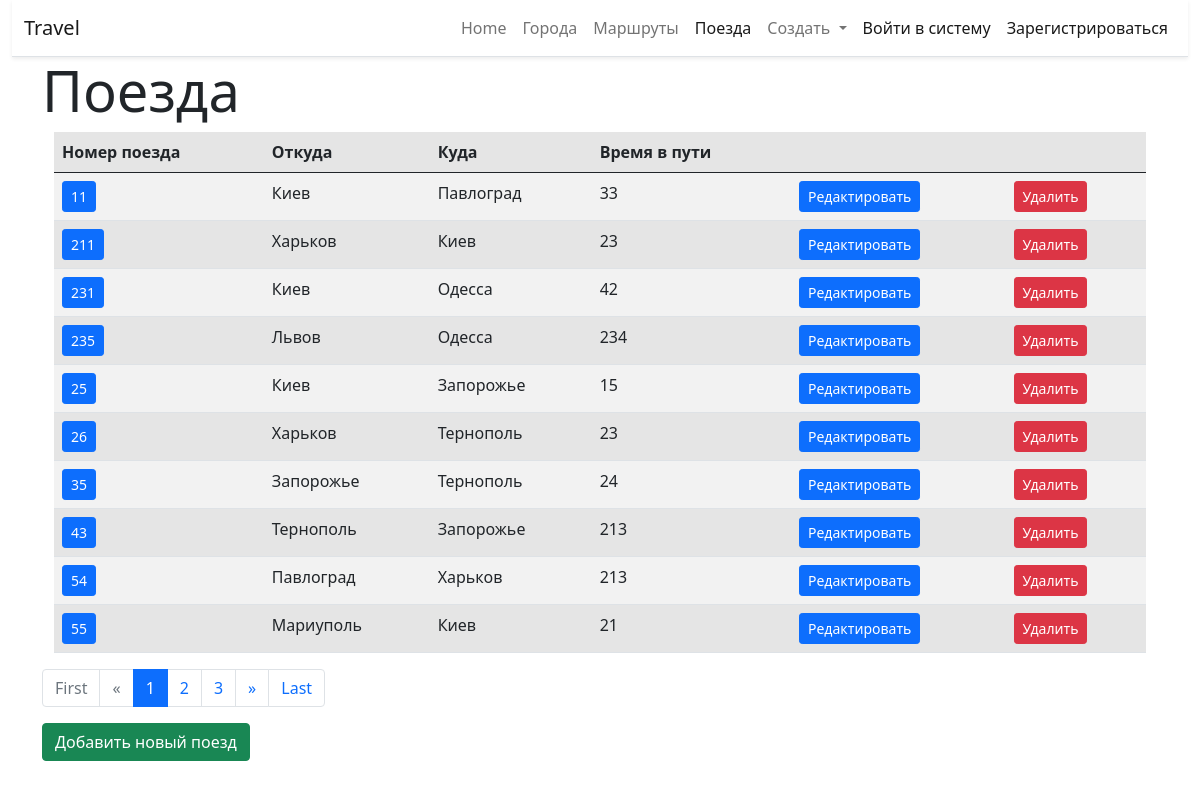
The app's page /trains/, older data.
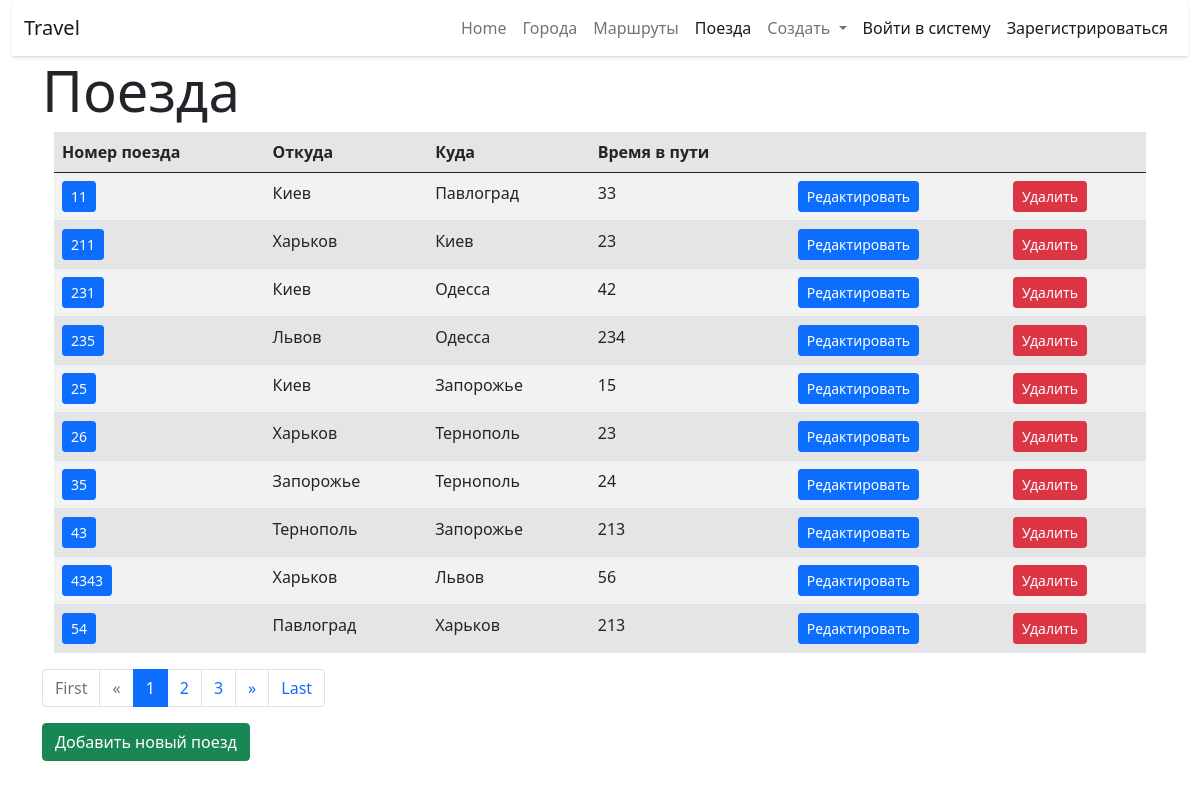
The same page, newer data.
### trains/models.py (models this page shows, shortened)
class Train(models.Model):
    name = models.CharField(max_length=100, unique=True, verbose_name='Номер поезда')
    from_city = models.ForeignKey(City, on_delete=models.CASCADE, verbose_name='Откуда', related_name='from_city')
    to_city = models.ForeignKey(City, on_delete=models.CASCADE, verbose_name='Куда', related_name='to_city')
    travel_time = models.IntegerField(verbose_name='Время в пути')
    class Meta:
        verbose_name = 'Поезд'
        verbose_name_plural = 'Поезда'
        ordering = ['name']

### cities/models.py (models this page shows)
class City(models.Model):
    name = models.CharField(max_length=100, unique=True, verbose_name='Город')
    def __str__(self):
        return self.name
    class Meta:
        verbose_name = 'Город'
        verbose_name_plural = 'Города'
        ordering = ['name']

### trains/views.py (the view)
# urls.py: path('', home, name='home'),
def home(request):
    trains = Train.objects.all()
    paginator = Paginator(trains, 10)
    page = request.GET.get('page')
    trains = paginator.get_page(page)
    return render(request, 'trains/home.html', {'objects_list': trains, 'paginator': paginator})

### trains/templates/trains/home.html (shortened to what this page needs)
{% extends "base.html" %}
{% block content %}
<h1 class="display-4">Поезда</h1>
    <div class="container-fluid">
        <div class="col-md-20 table-responsive">
        <table class="table table-striped table-active">
        <thead>
        <tr>
            <th>
                Номер поезда
            </th>
                        <th>
                Откуда
            </th>
                        <th>
                Куда
            </th>
                        <th>
                Время в пути
            </th>
                        <th>
            </th>
                        <th>
            </th>
        </tr>
        </thead>
        <tbody>
            {% for object in objects_list %}
                <tr>
                <td><a href="{% url 'train:detail' pk=object.pk %}"><button type="button" class="btn btn-primary btn-sm">{{ object.name }}</button></a></td>
                <td>{{ object.from_city }}</td>
                <td>{{ object.to_city }}</td>
                <td>{{ object.travel_time }}</td>
                <td><a href="{% url 'train:update' pk=object.pk %}"><button type="button" class="btn btn-primary btn-sm">Редактировать</button></a> </td>
                <td><a href="{% url 'train:delete' pk=object.pk %}"><button type="button" class="btn btn-danger btn-sm">Удалить</button></a> </td>
            {% endfor %}
            </tr>
        </tbody>
        </table>
        </div>
    </div>
{% if paginator.count > 10 %}
        <nav aria-label="...">
  <ul class="pagination">
      {% if objects_list.has_previous %}
      <li class="page-item ">
      <a class="page-link" href="?page=1">First</a>
    </li>
    <li class="page-item">
        <a class="page-link" href="?page={{ objects_list.previous_page_number }}"> &laquo; </a>
    </li>
        {% elif not objects_list.has_previous  %}
      <li class="page-item disabled">
      <a class="page-link" href="?page=1">First</a>
    </li>
    <li class="page-item disabled">
        <a class="page-link" href="?page=1"> &laquo; </a>
    </li>
      {% endif %}
    {% if objects_list.has_previous and objects_list.has_next %}
    <li class="page-item">
        <a class="page-link" href="?page={{  objects_list.previous_page_number }}">{{  objects_list.previous_page_number }}</a>
    </li>
    {% elif not objects_list.has_previous %}
        <li class="page-item active">
            <a class="page-link" href="?page={{  objects_list.number }}">{{  objects_list.number }}</a>
        </li>
    {% elif not objects_list.has_next %}
        <li class="page-item ">
            <a class="page-link" href="?page={{  objects_list.previous_page_number|add:-1 }}">{{  objects_list.previous_page_number|add:-1 }}</a>
        </li>
    {% endif %}
    {% if objects_list.has_previous and objects_list.has_next %}
      <li class="page-item active " aria-current="page">
      <a class="page-link " href="?page={{  objects_list.number }}">{{  objects_list.number }}</a>
    </li>
    {% elif not objects_list.has_previous %}
      <li class="page-item " aria-current="page">
      <a class="page-link " href="?page={{  objects_list.next_page_number }}">{{  objects_list.next_page_number }}</a>
    </li>
    {% elif not objects_list.has_next and objects_list.has_previous%}
        <li class="page-item">
            <a class="page-link" href="?page={{  objects_list.previous_page_number }}">{{  objects_list.previous_page_number }}</a>
        </li>
    {% endif %}
  {% if not objects_list.has_previous %}
    <li class="page-item">
        <a class="page-link" href="?page={{ objects_list.next_page_number|add:1 }}">{{ objects_list.next_page_number|add:1 }}</a>
    </li>
  {% elif objects_list.has_next and objects_list.has_previous %}
    <li class="page-item">
        <a class="page-link" href="?page={{ objects_list.next_page_number }}">{{ objects_list.next_page_number }}</a>
    </li>
  {% elif not objects_list.has_next %}
      <li class="page-item active">
          <a class="page-link" href="?page={{  objects_list.number }}">{{  objects_list.number }}</a>
      </li>
  {% endif %}
     {% if objects_list.has_next %}
      <li class="page-item">
      <a class="page-link" href="?page={{ objects_list.next_page_number }}">&raquo;</a>
    </li>
      <li class="page-item">
      <a class="page-link" href="?page={{ objects_list.paginator.num_pages }}">Last</a>
    </li>
      {% endif %}
  </ul>
</nav>
        {% endif %}
    <div>
    <div class="row">
        <a href="{% url 'train:add' %}"><button type="button" class="btn btn-success">Добавить новый поезд</button></a>
    </div>
    </div>
{% endblock %}

### templates/base.html (shortened to what this page needs)
{% url 'city:home' as city_home_url %}
{% url 'train:home' as train_home_url %}
{% url 'routs:home' as routs_home_url %}
{% url 'home' as home_url %}
{% url 'list' as list_url %}
<!doctype html>
<html lang="en">
  <head>
    <link href="https://cdn.jsdelivr.net/npm/bootstrap@5.0.1/dist/css/bootstrap.min.css" rel="stylesheet">
    <link href="https://cdn.jsdelivr.net/npm/select2@4.1.0-rc.0/dist/css/select2.min.css" rel="stylesheet" />
  </head>
  <body>
<div class="container-fluid">
    <nav class="navbar navbar-expand-lg navbar-light bg-white border-bottom shadow-sm">
  <div class="container-fluid">
    <a class="navbar-brand" href="{% url 'home' %}">Travel</a>
    <div class="collapse navbar-collapse" id="navbarNavDropdown">
      <ul class="navbar-nav ms-auto">
        <li class="nav-item">
          <a class="nav-link {% if request.path == home_url %} active{% endif %}" aria-current="page" href="{% url 'home' %}">Home</a>
        </li>
        <li class="nav-item">
          <a class="nav-link {% if request.path == city_home_url %} active{% endif %}" href="{% url 'city:home' %}">Города</a>
        </li>
      <li class="nav-item">
          <a class="nav-link {% if request.path == list_url %} active{% endif %}" href="{% url 'list' %}">Маршруты</a>
        </li>
        <li class="nav-item">
          <a class="nav-link {% if request.path == train_home_url %} active {% endif %}" href="{% url 'train:home' %}">Поезда</a>
        </li>
        <li class="nav-item dropdown">
          <a class="nav-link dropdown-toggle" href="#" id="navbarDropdownMenuLink" role="button" data-bs-toggle="dropdown" aria-expanded="false">
            Создать
          </a>
        </li>
      <li class="nav-item">
         {% if user.is_authenticated %}
             <li>
             <a class="nav-link {% if request.path == train_home_url %} active {% endif %}" href="{% url 'logout' %}">Выйти из системы</a>
            </li>
         {% else %}
             <li>
             <a class="nav-link {% if request.path == train_home_url %} active {% endif %}" href="{% url 'login' %}">Войти в систему</a>
             </li>
             <li>
             <a class="nav-link {% if request.path == train_home_url %} active {% endif %}" href="{% url 'register' %}">Зарегистрироваться</a>
             </li>
         {% endif %}
        </li>
      </ul>
    </div>
  </div>
</nav>
</div>
    <div class="container">
    {% block content %} {% endblock %}
    </div>
    </body>
</html>

Row changes from the older to the newer data that the page shows:
no longer on this page (row unchanged): Train: name "55", from_city "Мариуполь", to_city "Киев", travel_time "21"
added Train: name "4343", from_city "Харьков", to_city "Львов", travel_time "56"
